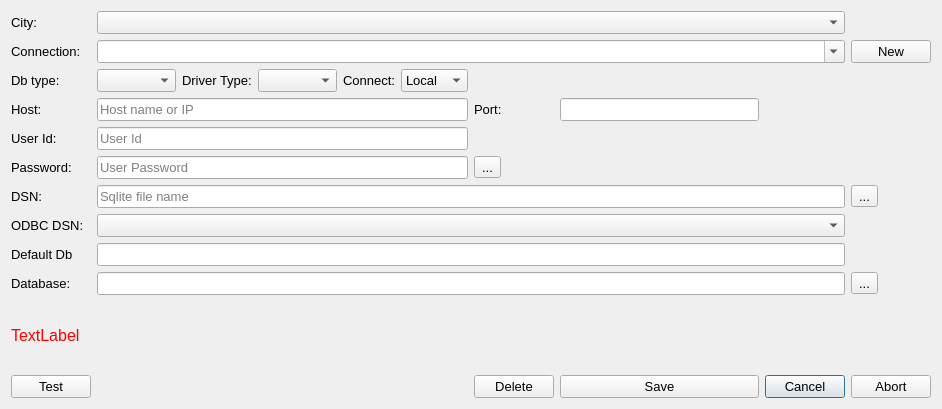
<?xml version="1.0" encoding="UTF-8"?>
<ui version="4.0">
 <class>editConnectionsDlg</class>
 <widget class="QDialog" name="editConnectionsDlg">
  <property name="geometry">
   <rect>
    <x>0</x>
    <y>0</y>
    <width>942</width>
    <height>409</height>
   </rect>
  </property>
  <property name="font">
   <font>
    <pointsize>10</pointsize>
   </font>
  </property>
  <property name="windowTitle">
   <string>Dialog</string>
  </property>
  <property name="toolTip">
   <string>&lt;html&gt;&lt;head/&gt;&lt;body&gt;&lt;p&gt;Use this dialog to add connections to a database for aspecified city/location.&lt;/p&gt;&lt;/body&gt;&lt;/html&gt;</string>
  </property>
  <layout class="QGridLayout" name="gridLayout">
   <item row="1" column="1" colspan="8">
    <widget class="QComboBox" name="cbConnections">
     <property name="toolTip">
      <string>&lt;html&gt;&lt;head/&gt;&lt;body&gt;&lt;p&gt;Select an existing connection from the dropdown list or enter a new unique name to create a new connection.&lt;/p&gt;&lt;p&gt;Connection names should be unique for a city. It is recommended that it contain the database type and connection type, eg. &amp;quot;MsSql ODBC connection&amp;quot;&lt;/p&gt;&lt;/body&gt;&lt;/html&gt;</string>
     </property>
     <property name="editable">
      <bool>true</bool>
     </property>
    </widget>
   </item>
   <item row="3" column="0">
    <widget class="QLabel" name="label_4">
     <property name="text">
      <string>Host:</string>
     </property>
    </widget>
   </item>
   <item row="2" column="3">
    <widget class="QComboBox" name="cbDriverType">
     <property name="toolTip">
      <string>&lt;html&gt;&lt;head/&gt;&lt;body&gt;&lt;p&gt;Select which driver type to use for the desired database type.&lt;/p&gt;&lt;/body&gt;&lt;/html&gt;</string>
     </property>
    </widget>
   </item>
   <item row="4" column="1" colspan="5">
    <widget class="QLineEdit" name="txtUserId">
     <property name="placeholderText">
      <string>User Id</string>
     </property>
    </widget>
   </item>
   <item row="12" column="8">
    <widget class="QPushButton" name="btnCancel">
     <property name="text">
      <string>Cancel</string>
     </property>
    </widget>
   </item>
   <item row="3" column="7">
    <widget class="QLineEdit" name="txtPort">
     <property name="toolTip">
      <string>&lt;html&gt;&lt;head/&gt;&lt;body&gt;&lt;p&gt;Change if the selected server uses a different port than the standard. &lt;/p&gt;&lt;/body&gt;&lt;/html&gt;</string>
     </property>
     <property name="inputMethodHints">
      <set>Qt::ImhDigitsOnly</set>
     </property>
     <property name="maxLength">
      <number>5</number>
     </property>
    </widget>
   </item>
   <item row="5" column="6">
    <widget class="QToolButton" name="tbView">
     <property name="text">
      <string>...</string>
     </property>
     <property name="checkable">
      <bool>true</bool>
     </property>
    </widget>
   </item>
   <item row="2" column="4">
    <widget class="QLabel" name="label_11">
     <property name="text">
      <string>Connect:</string>
     </property>
    </widget>
   </item>
   <item row="12" column="6">
    <widget class="QPushButton" name="btnDelete">
     <property name="text">
      <string>Delete</string>
     </property>
    </widget>
   </item>
   <item row="8" column="0">
    <widget class="QLabel" name="label_12">
     <property name="text">
      <string>ODBC DSN:</string>
     </property>
    </widget>
   </item>
   <item row="10" column="0">
    <widget class="QLabel" name="label_10">
     <property name="text">
      <string>Database:</string>
     </property>
    </widget>
   </item>
   <item row="2" column="2">
    <widget class="QLabel" name="label_3">
     <property name="text">
      <string>Driver Type:</string>
     </property>
    </widget>
   </item>
   <item row="2" column="1">
    <widget class="QComboBox" name="cbDbType">
     <property name="toolTip">
      <string>&lt;html&gt;&lt;head/&gt;&lt;body&gt;&lt;p&gt;Select the type of database: &lt;span style=&quot; font-weight:600;&quot;&gt;SQLite, MySql or MsSql(SQL Server)&lt;/span&gt;&lt;/p&gt;&lt;/body&gt;&lt;/html&gt;</string>
     </property>
    </widget>
   </item>
   <item row="4" column="0">
    <widget class="QLabel" name="label_6">
     <property name="text">
      <string>User Id:</string>
     </property>
    </widget>
   </item>
   <item row="1" column="9">
    <widget class="QPushButton" name="btnNew">
     <property name="toolTip">
      <string>&lt;html&gt;&lt;head/&gt;&lt;body&gt;&lt;p&gt;Click on this button to create a new connection. Then update the connection name which should be unique for this city.&lt;/p&gt;&lt;/body&gt;&lt;/html&gt;</string>
     </property>
     <property name="text">
      <string>New</string>
     </property>
    </widget>
   </item>
   <item row="10" column="1" colspan="8">
    <widget class="QLineEdit" name="txtUseDatabase">
     <property name="toolTip">
      <string>&lt;html&gt;&lt;head/&gt;&lt;body&gt;&lt;p&gt;Enter the name of the database that this connection will use. If the name entered does not exits, you will be asked whether you  wish to create it.&lt;/p&gt;&lt;/body&gt;&lt;/html&gt;</string>
     </property>
    </widget>
   </item>
   <item row="7" column="9">
    <widget class="QToolButton" name="tbBrowse">
     <property name="toolTip">
      <string>&lt;html&gt;&lt;head/&gt;&lt;body&gt;&lt;p&gt;Click to open a dialog to select the name of a Sqlite database file.&lt;/p&gt;&lt;/body&gt;&lt;/html&gt;</string>
     </property>
     <property name="text">
      <string>...</string>
     </property>
     <property name="icon">
      <iconset resource="../Resources/mapper.qrc">
       <normaloff>:/diropen.png</normaloff>:/diropen.png</iconset>
     </property>
    </widget>
   </item>
   <item row="5" column="0">
    <widget class="QLabel" name="label_7">
     <property name="text">
      <string>Password:</string>
     </property>
    </widget>
   </item>
   <item row="2" column="5">
    <widget class="QComboBox" name="cbConnect">
     <property name="toolTip">
      <string>&lt;html&gt;&lt;head/&gt;&lt;body&gt;&lt;p&gt;Select connection type: &lt;span style=&quot; font-weight:600;&quot;&gt; Local&lt;/span&gt; SQLite only.&lt;/p&gt;&lt;p&gt;&lt;span style=&quot; font-weight:600;&quot;&gt;Direct&lt;/span&gt; MySql client connection&lt;/p&gt;&lt;p&gt;&lt;span style=&quot; font-weight:600;&quot;&gt;ODBC &lt;/span&gt;MySql or MsSql OBDC connection&lt;/p&gt;&lt;/body&gt;&lt;/html&gt;</string>
     </property>
     <item>
      <property name="text">
       <string>Local</string>
      </property>
     </item>
     <item>
      <property name="text">
       <string>Direct</string>
      </property>
     </item>
     <item>
      <property name="text">
       <string>ODBC</string>
      </property>
     </item>
    </widget>
   </item>
   <item row="3" column="6">
    <widget class="QLabel" name="label_5">
     <property name="text">
      <string>Port:</string>
     </property>
    </widget>
   </item>
   <item row="10" column="9">
    <widget class="QToolButton" name="tbReload">
     <property name="toolTip">
      <string>&lt;html&gt;&lt;head/&gt;&lt;body&gt;&lt;p&gt;refresh list of known databases.&lt;/p&gt;&lt;/body&gt;&lt;/html&gt;</string>
     </property>
     <property name="text">
      <string>...</string>
     </property>
     <property name="icon">
      <iconset resource="../Resources/mapper.qrc">
       <normaloff>:/reload.png</normaloff>:/reload.png</iconset>
     </property>
     <property name="toolButtonStyle">
      <enum>Qt::ToolButtonIconOnly</enum>
     </property>
    </widget>
   </item>
   <item row="7" column="1" colspan="8">
    <widget class="QLineEdit" name="txtDbOrDSN">
     <property name="toolTip">
      <string>&lt;html&gt;&lt;head/&gt;&lt;body&gt;&lt;p&gt;Depending on which SQL database program you are using, this should be the filename of the file containing the data or a schema name. For SQLITE databases this will be a .sqlite3 file. &lt;/p&gt;&lt;/body&gt;&lt;/html&gt;</string>
     </property>
     <property name="placeholderText">
      <string>Sqlite file name</string>
     </property>
    </widget>
   </item>
   <item row="2" column="0">
    <widget class="QLabel" name="label_8">
     <property name="text">
      <string>Db type:</string>
     </property>
    </widget>
   </item>
   <item row="5" column="1" colspan="5">
    <widget class="QLineEdit" name="txtPWD">
     <property name="echoMode">
      <enum>QLineEdit::PasswordEchoOnEdit</enum>
     </property>
     <property name="placeholderText">
      <string>User Password</string>
     </property>
    </widget>
   </item>
   <item row="11" column="0" colspan="10">
    <widget class="QLabel" name="lblHelp">
     <property name="palette">
      <palette>
       <active>
        <colorrole role="WindowText">
         <brush brushstyle="SolidPattern">
          <color alpha="255">
           <red>255</red>
           <green>0</green>
           <blue>0</blue>
          </color>
         </brush>
        </colorrole>
       </active>
       <inactive>
        <colorrole role="WindowText">
         <brush brushstyle="SolidPattern">
          <color alpha="255">
           <red>255</red>
           <green>0</green>
           <blue>0</blue>
          </color>
         </brush>
        </colorrole>
       </inactive>
       <disabled>
        <colorrole role="WindowText">
         <brush brushstyle="SolidPattern">
          <color alpha="255">
           <red>159</red>
           <green>158</green>
           <blue>158</blue>
          </color>
         </brush>
        </colorrole>
       </disabled>
      </palette>
     </property>
     <property name="font">
      <font>
       <pointsize>12</pointsize>
      </font>
     </property>
     <property name="text">
      <string>TextLabel</string>
     </property>
     <property name="wordWrap">
      <bool>true</bool>
     </property>
    </widget>
   </item>
   <item row="0" column="0">
    <widget class="QLabel" name="label_9">
     <property name="text">
      <string>City:</string>
     </property>
    </widget>
   </item>
   <item row="1" column="0">
    <widget class="QLabel" name="label">
     <property name="text">
      <string>Connection:</string>
     </property>
    </widget>
   </item>
   <item row="12" column="0">
    <widget class="QPushButton" name="btnTest">
     <property name="toolTip">
      <string>&lt;html&gt;&lt;head/&gt;&lt;body&gt;&lt;p&gt;Check the validity of a connection&lt;/p&gt;&lt;/body&gt;&lt;/html&gt;</string>
     </property>
     <property name="text">
      <string>Test</string>
     </property>
    </widget>
   </item>
   <item row="12" column="9">
    <widget class="QPushButton" name="btnAbort">
     <property name="text">
      <string>Abort</string>
     </property>
    </widget>
   </item>
   <item row="7" column="0">
    <widget class="QLabel" name="label_2">
     <property name="text">
      <string>DSN:</string>
     </property>
    </widget>
   </item>
   <item row="12" column="7">
    <widget class="QPushButton" name="btnSave">
     <property name="text">
      <string>Save</string>
     </property>
    </widget>
   </item>
   <item row="3" column="1" colspan="5">
    <widget class="QLineEdit" name="txtHost">
     <property name="toolTip">
      <string>&lt;html&gt;&lt;head/&gt;&lt;body&gt;&lt;p&gt;Enter the host name or IP address of a remote remote server or &lt;span style=&quot; font-style:italic;&quot;&gt;localhost&lt;/span&gt; for a local server.&lt;/p&gt;&lt;/body&gt;&lt;/html&gt;</string>
     </property>
     <property name="placeholderText">
      <string>Host name or IP</string>
     </property>
    </widget>
   </item>
   <item row="8" column="1" colspan="8">
    <widget class="QComboBox" name="cbODBCDsn">
     <property name="placeholderText">
      <string>ODBC DSN</string>
     </property>
    </widget>
   </item>
   <item row="0" column="1" colspan="8">
    <widget class="QComboBox" name="cbCities">
     <property name="toolTip">
      <string>&lt;html&gt;&lt;head/&gt;&lt;body&gt;&lt;p&gt;&lt;span style=&quot; font-weight:600;&quot;&gt;Select an existing city from the dropdown list.&lt;/span&gt;&lt;/p&gt;&lt;/body&gt;&lt;/html&gt;</string>
     </property>
     <property name="editable">
      <bool>false</bool>
     </property>
    </widget>
   </item>
   <item row="9" column="0">
    <widget class="QLabel" name="label_13">
     <property name="text">
      <string>Default Db</string>
     </property>
    </widget>
   </item>
   <item row="9" column="1" colspan="8">
    <widget class="QLineEdit" name="txtDefaultDb">
     <property name="readOnly">
      <bool>true</bool>
     </property>
    </widget>
   </item>
  </layout>
 </widget>
 <tabstops>
  <tabstop>txtHost</tabstop>
  <tabstop>txtUserId</tabstop>
  <tabstop>txtPWD</tabstop>
  <tabstop>btnTest</tabstop>
  <tabstop>btnDelete</tabstop>
 </tabstops>
 <resources>
  <include location="../Resources/mapper.qrc"/>
 </resources>
 <connections/>
</ui>
